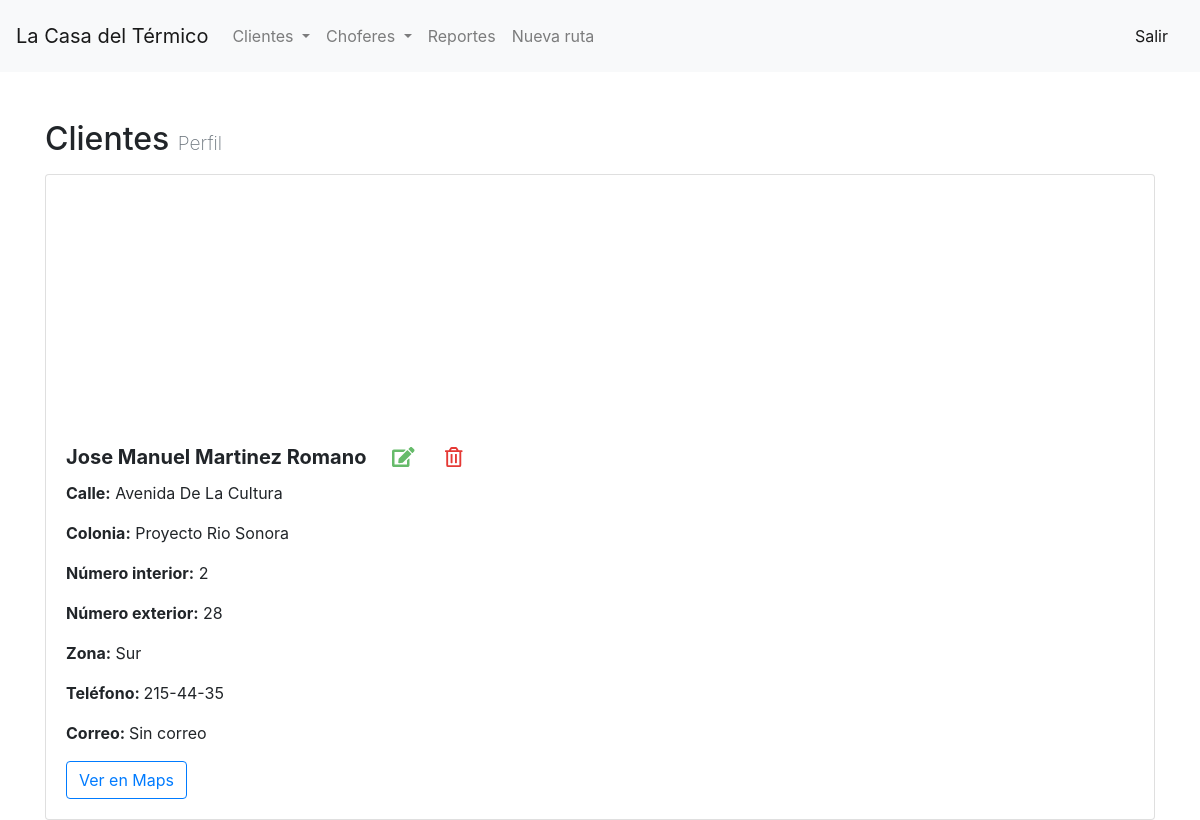
Page /clientes/1/ on the committed database.
### crud/models.py (models this page shows)
class Cliente(models.Model):
    nombre = models.CharField(max_length=100)
    correo = models.CharField(blank=True, max_length=60)
    telefono = models.CharField(blank=True, max_length=50)
    colonia = models.CharField(max_length=50)
    calle = models.CharField(max_length=50)
    cp = models.CharField(blank=True, max_length=5)
    numero_int = models.CharField(blank=True, max_length=20)
    numero_ext = models.CharField(blank=True, max_length=20)
    lat = models.CharField(max_length=20)
    lng = models.CharField(max_length=20)
    zona = models.CharField(max_length=6)

### crud/views.py (the view)
# urls.py: path('clientes/<int:id>/', views.clientes_ver, name='clientes_ver'),
def clientes_ver(request, id):
    cliente = Cliente.objects.get(id=id)
    return render(request, 'clientes_ver.html', {'c': cliente})

### templates/clientes_ver.html (shortened to what this page needs)
{% extends 'base.html' %}  {% block content %}
<div class="row mb-3">
    <div class="col m-0">
        <h2 class="mb-0">
            Clientes
            <small class="text-muted">Perfil</small>
        </h2>
    </div>
</div>
<div class="card">
    <iframe src="https://www.google.com/maps/embed/v1/place?key=AIzaSyCqwRVeYfYRGF8qsROpKoCyYDWqmUJDGHo&q={{ c.lat }},{{ c.lng }}"
        class="card-img-top" frameborder="0" style="border:0" height=250></iframe>
    <div class="card-body">
        <h5 class="card-title">
            <strong>{{ c.nombre|title }}</strong>&emsp;
            <a href="/clientes/editar/{{ c.id }}">
                <i class="fas fa-edit"></i>
            </a>&emsp;
            <a  href="#" data-toggle="modal" data-target="#modal_borrar">
                <i class="far fa-trash-alt"></i>
            </a>
        </h5>
        <p class="card-text">
            <strong>Calle:</strong>
            {{ c.calle|title }}
        </p>
        <p class="card-text">
            <strong>Colonia:</strong>
            {{ c.colonia|title }}
        </p>
        {% if c.numero_int %}
        <p class="card-text">
            <strong>Número interior:</strong>
            {{ c.numero_int }}
        </p>
        {% endif %}
        <p class="card-text">
            {% if c.numero_ext %}
            <strong>Número exterior:</strong>
            {{ c.numero_ext }}
        </p>
        {% endif %}
        <p class="card-text">
            <strong>Zona:</strong>
            {{ c.zona }}
        </p>
        {% if c.telefono %}
        <p class="card-text">
            <strong>Teléfono: </strong>{{ c.telefono }}
        </p>
        {% endif %} {% if c.correo %}
        <p class="card-text">
            <strong>Correo: </strong>{{ c.correo }}
        </p>
        {% endif %}
        <a target="_blank" href="https://www.google.com/maps?q={{ c.lat }},{{ c.lng }}" class="btn btn-outline-primary">Ver en Maps</a>
    </div>
</div>
{% endblock %}

### static/custom.css (style rules this page uses)
small { font-size: 60%; font-weight: 200; }
.fa-edit { color: #66BB6A; }
.fa-trash-alt { color: #E53935; }

### rows in the picture
Cliente: nombre "Jose Manuel Martinez Romano", calle "Avenida De La Cultura", colonia "Proyecto Rio Sonora", numero_int "2", numero_ext "28", zona "Sur", telefono "215-44-35", correo "Sin correo"
